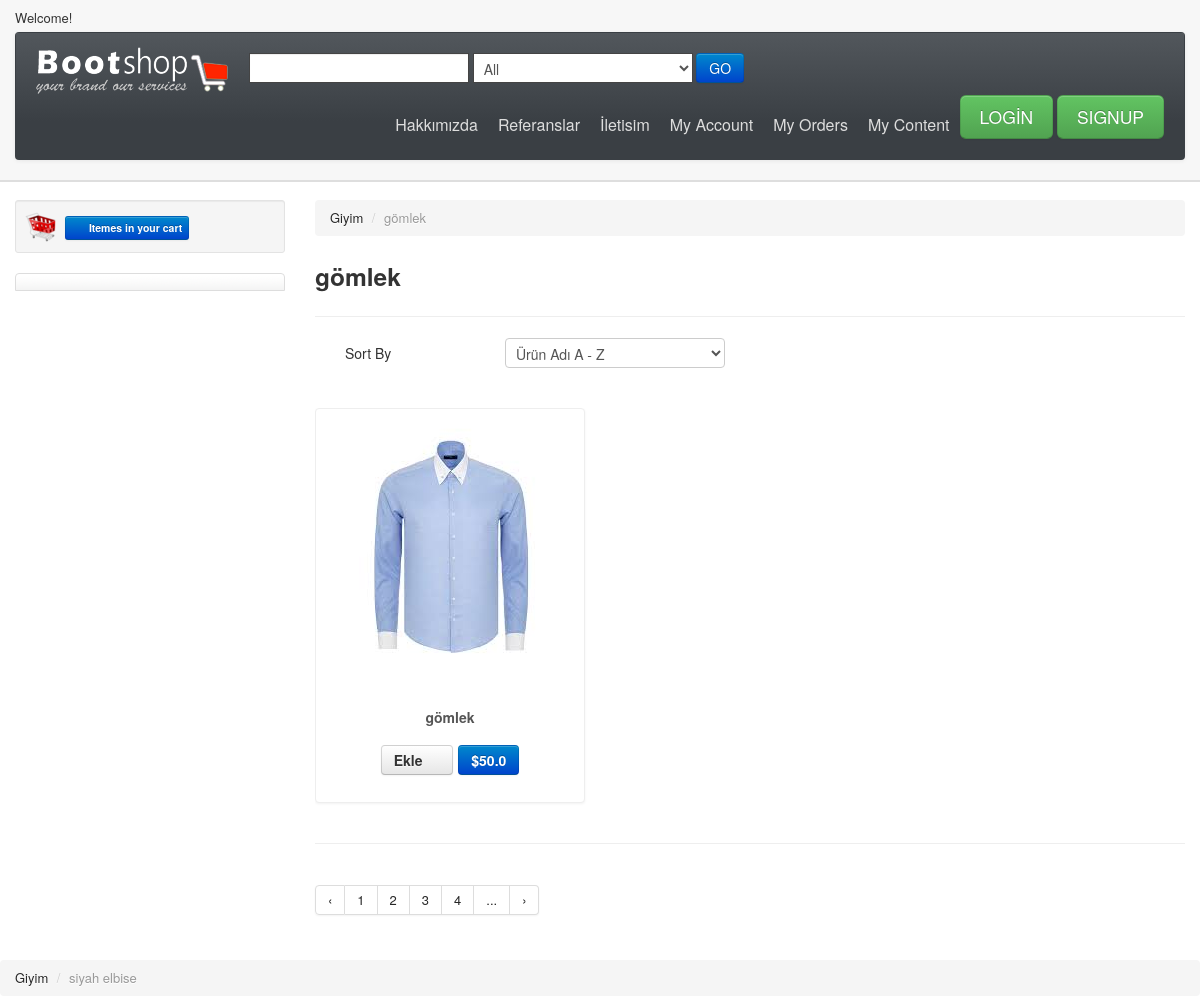
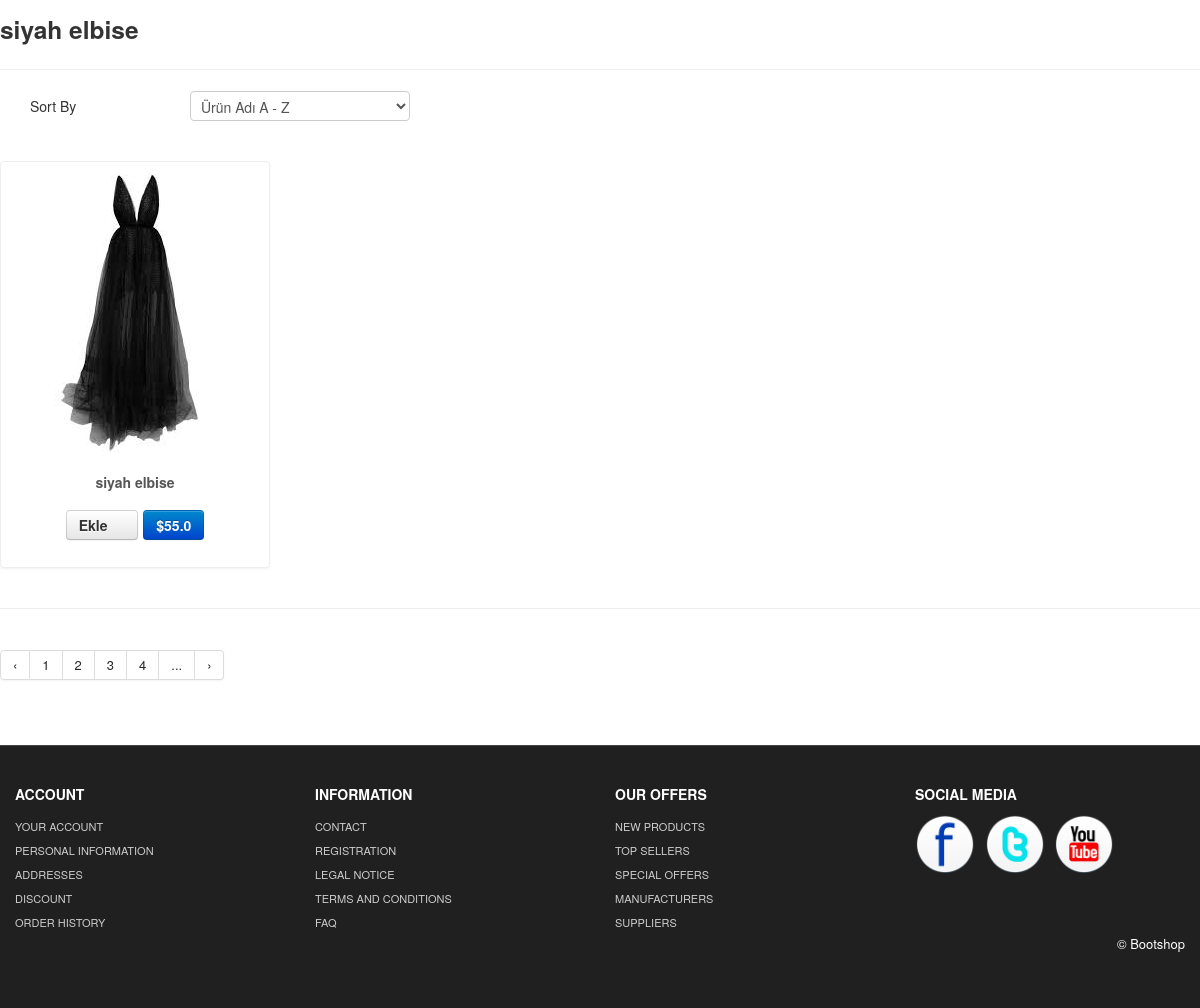
The app's page /category/18/giyim with its own data (2 pictures, top to bottom).
### product/models.py (models this page shows, shortened)
class Category(MPTTModel):
    STATUS =(
        ('True' ,'Evet'),
        ('False' , 'Hayır'),
    )
    title = models.CharField(blank=True,max_length=200)
    description = models.CharField(blank=True,max_length=200)
    keywords = models.CharField(blank=True,max_length=200)
    image = models.ImageField(blank=True,upload_to='images/')
    status = models.CharField(max_length=10,choices=STATUS)
    slug = models.SlugField(null=False,unique=True)
    parent = TreeForeignKey('self',blank=True,null=True,related_name='children',on_delete=models.CASCADE)
    create_at =models.DateTimeField(auto_now_add=True)
    update_at =models.DateTimeField(auto_now=True)
    class MPTTMeta:
        order_insertion_by = ['title']
    def image_tag(self):
        return mark_safe('<img src="{}" height="50"/>'.format(self.image.url))
    image_tag.short_description = 'Image'

class Produce(models.Model):
        STATUS = (
            ('True', 'Evet'),
            ('False', 'Hayır'),
        )
        category = models.ForeignKey('Category', on_delete=models.CASCADE)
        title = models.CharField(blank=True,max_length=200)
        keywords = models.CharField(blank=True,max_length=200)
        description = models.CharField(blank=True,max_length=200)
        image = models.ImageField(blank=True, upload_to='images/')
        price =models.FloatField()
        amount =models.IntegerField()
        detail=RichTextUploadingField()
        slug = models.SlugField(null=False,unique=True)
        status = models.CharField(max_length=10, choices=STATUS)
        create_at = models.DateTimeField(auto_now_add=True)
        update_at = models.DateTimeField(auto_now=True)
        def image_tag(self):
            return mark_safe('<img src="{}" height="50"/>'.format(self.image.url))
        image_tag.short_description = 'Image'

### home/views.py (the view)
# urls.py: path('category/<int:id>/<slug:slug>',views.category_produces,name='category_produces'),
def category_produces(request,id,slug):
    category = Category.objects.all()
    categorydata = Category.objects.get(pk=id)
    produces=Produce.objects.filter(category_id=id)
    context ={'produces':produces,'category':category,'categorydata':categorydata}
    return render(request,'produces.html',context)

### home/templates/produces.html (shortened to what this page needs)
{% extends "homebase.html"%}
{%block content %}
<div id="mainBody">
<div class="container">
	<div class="row">
		<div id="sidebar" class="span3">
			<div class="well well-small">
				<a id="myCart" href="/shopcart"><img src="/uploads/images/icon5.png" alt="cart"><span class="btn btn-mini btn-primary"><i class="icon-shopping-cart icon-white"></i> {{request.session.cart_items}} Itemes in 	your cart </span> </a>
			</div>
		<ul id="sideManu" class="nav nav-tabs nav-stacked">
			{% load mptt_tags %}
					{% recursetree category %}
						<li {% if not node.is_leaf_node %} class="subMenu open" {% endif %}>
							<a href="/category/{{node.id}}/{{node.slug}}" >{{ node.title }}</a>
						</li>
					{% endrecursetree %}
		<br/>
	</div>
	<div class="span9">
		{%for rs in produces%}
    <ul class="breadcrumb">
		<li><a href="index.html">{{ categorydata.title  }}
		</a > <span class="divider">/</span></li>
		<li class="active">{{rs.title}}</li>
    </ul>
	<h3> {{rs.title}} <small class="pull-right"> </small></h3>
	<hr class="soft"/>
	<form class="form-horizontal span6">
		<div class="control-group">
		  <label class="control-label alignL">Sort By </label>
			<select>
              <option>Ürün Adı A - Z</option>
            </select>
		</div>
	  </form>
<br class="clr"/>
<div class="tab-content">
	<div class="tab-pane  active" id="blockView">
		<ul class="thumbnails">
			<li class="span3">
			  <div class="thumbnail">
				<a href="/produce/{{rs.id}}/{{rs.slug}}"><img src="{{rs.image.url}}" alt=""/></a>
				<div class="caption">
				  <h5>{{rs.title}}</h5>
				   <h4 style="text-align:center">
					   <a class="btn" href="/order/addtocart/{{rs.id}}"> Ekle <i class="icon-shopping-cart"></i></a>
					   <a class="btn btn-primary" href="/product/{{rs.id}}/{{rs.slug}}	">${{rs.price}}</a></h4>
				</div>
			  </div>
			</li>
		  </ul>
	<hr class="soft"/>
	</div>
</div>
	<div class="pagination">
			<ul>
			<li><a href="#">&lsaquo;</a></li>
			<li><a href="#">1</a></li>
			<li><a href="#">2</a></li>
			<li><a href="#">3</a></li>
			<li><a href="#">4</a></li>
			<li><a href="#">...</a></li>
			<li><a href="#">&rsaquo;</a></li>
			</ul>
			</div>
			<br class="clr"/>
</div>
</div>
</div>
</div>
{%endfor%}
{% endblock %}

### home/static/themes/css/base.css (style rules this page uses)
#mainBody { border-top:2px solid #dedede; padding-top: 18px; }
#myCart img { float:left; margin-right:8px; }
#myCart { font-size: 13px;font-weight: bold; line-height: 33px; }
#sidebar ul { list-style: none;padding: 0;margin: 0;width: 100%; }
#sidebar li a { font-weight:bold; background:url(../images/tabRepeatInactive.png) repeat-x 0 0; color:#262626; }
.thumbnail>a { display:block; text-align:center }
.thumbnail h5,.thumbnail p { text-align:center }
.control-label.alignL, .alignL { text-align:left; }
[class^="icon-"], [class*=" icon-"] { background-image: none; }
.navbar .nav.pull-right, #sideManu { overflow:hidden; }

### records on screen
Produce: title "gömlek", image (picture), price "50.0"
Category: title "Giyim"
Produce: title "siyah elbise", image (picture), price "55.0"
